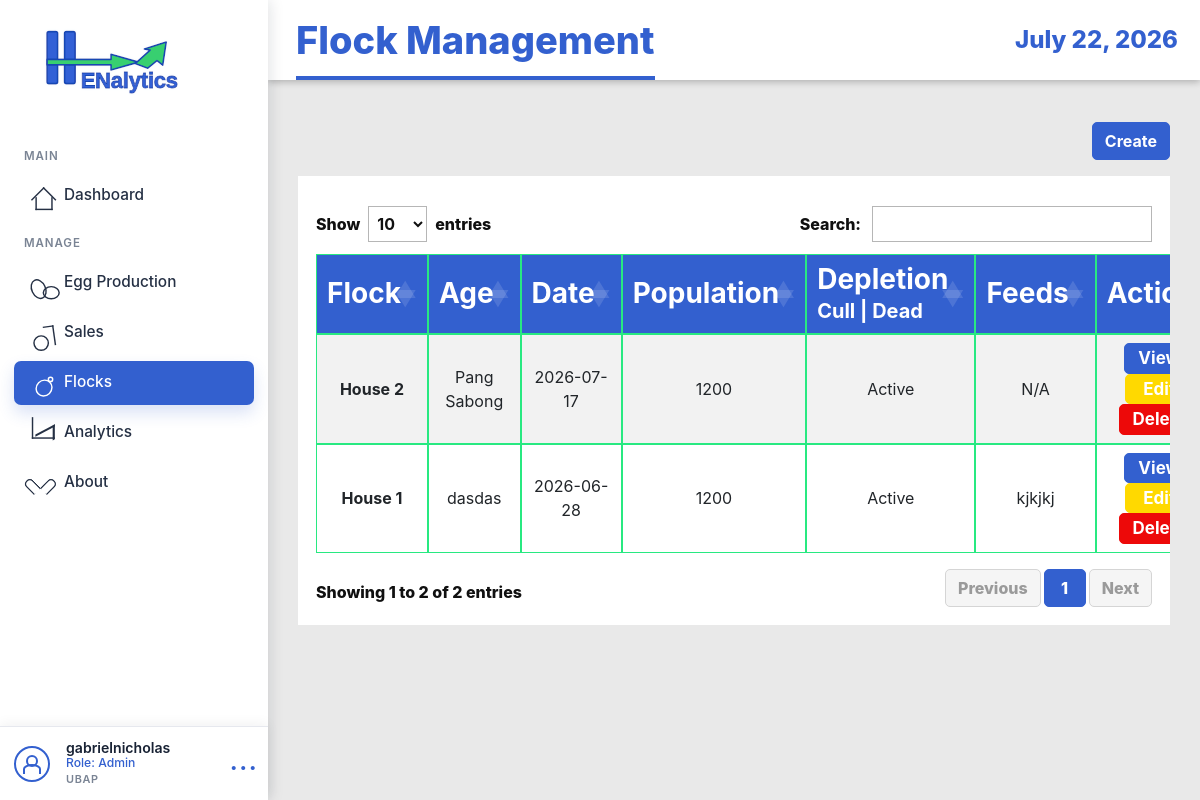
Page /flocks/ (signed in) on the earlier database version.
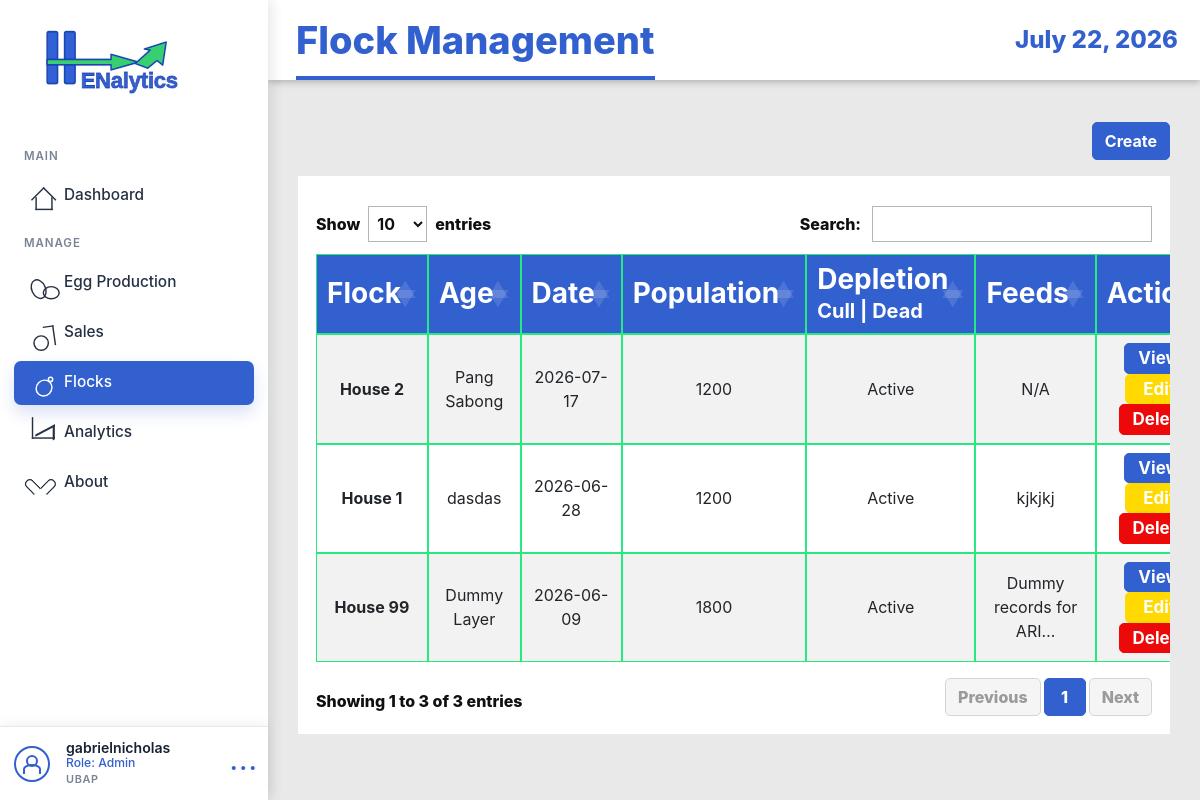
Same page on the later database version.
### EggProduction/models.py (models this page shows, shortened)
class Flock(models.Model):
    STATUS_CHOICES = (
        ('active', 'Active'),
        ('inactive', 'Inactive'),
        ('culled', 'Culled'),
    )
    house_no = models.IntegerField()
    breed_strain = models.CharField(max_length=100)
    date_started = models.DateField()
    initial_hen_count = models.IntegerField(validators=[MinValueValidator(1)])
    status = models.CharField(max_length=20, choices=STATUS_CHOICES, default='active')
    notes = models.TextField(blank=True, null=True)
    created_at = models.DateTimeField(auto_now_add=True)
    updated_at = models.DateTimeField(auto_now=True)
    class Meta:
        ordering = ['-date_started']
        unique_together = ['house_no', 'date_started']

### EggProduction/views.py (the view)
# urls.py: path('flocks/', views.FlockListView.as_view(), name='flock-list'),
class FlockListView(LoginRequiredMixin, ListView):
    model = Flock
    template_name = 'egg_production/flock_list.html'
    context_object_name = 'flocks'
    ordering = ['-date_started']

### EggProduction/templates/egg_production/flock_list.html (shortened to what this page needs)
{% extends 'base.html' %}
{% block page_title %}Flock Management{% endblock %}
{% block content %}
<div class="page-actions">
    {% if perms.eggproduction.add_flock or user.is_superuser %}
    <a href="{% url 'eggproduction:flock-create' %}" class="btn btn-primary">Create</a>
    {% endif %}
</div>
<div class="table-responsive">
    <table class="table table-striped table-hover prototype-table js-data-table"
        data-export-title="Flock Management"
        data-export-enabled="{% if user.is_superuser or user.userprofile.role == 'admin' %}true{% else %}false{% endif %}">
        <thead class="table-dark">
            <tr>
                <th>Flock</th>
                <th>Age</th>
                <th>Date</th>
                <th>Population</th>
                <th>Depletion<br><span class="fs-5">Cull | Dead</span></th>
                <th>Feeds</th>
                <th class="no-export">Actions</th>
            </tr>
        </thead>
        <tbody>
            {% for flock in flocks %}
            <tr>
                <td><strong>House {{ flock.house_no }}</strong></td>
                <td>{{ flock.breed_strain }}</td>
                <td>{{ flock.date_started|date:"Y-m-d" }}</td>
                <td>{{ flock.initial_hen_count }}</td>
                <td>{{ flock.get_status_display }}</td>
                <td>{{ flock.notes|default:"N/A"|truncatechars:22 }}</td>
                <td class="no-export">
                    <a href="{% url 'eggproduction:flock-detail' flock.pk %}" class="btn btn-sm btn-info">View</a>
                    {% if user.is_staff or user.is_superuser %}
                    <a href="{% url 'eggproduction:flock-edit' flock.pk %}" class="btn btn-sm btn-warning">Edit</a>
                    <a href="{% url 'eggproduction:flock-delete' flock.pk %}" class="btn btn-sm btn-danger" data-swal-delete-link>Delete</a>
                    {% endif %}
                </td>
            </tr>
            {% endfor %}
        </tbody>
    </table>
</div>
{% endblock %}

Differences in the rows shown:
added Flock: house_no "99", breed_strain "Dummy Layer", date_started "2026-06-09", initial_hen_count "1800", status "Active", notes "Dummy records for ARI…"
Other differences:
text written by a page script: "Show entries Search: Showing 1 to 2 of 2 entries Previous 1 Next" → "Show entries Search: Showing 1 to 3 of 3 entries Previous 1 Next"
